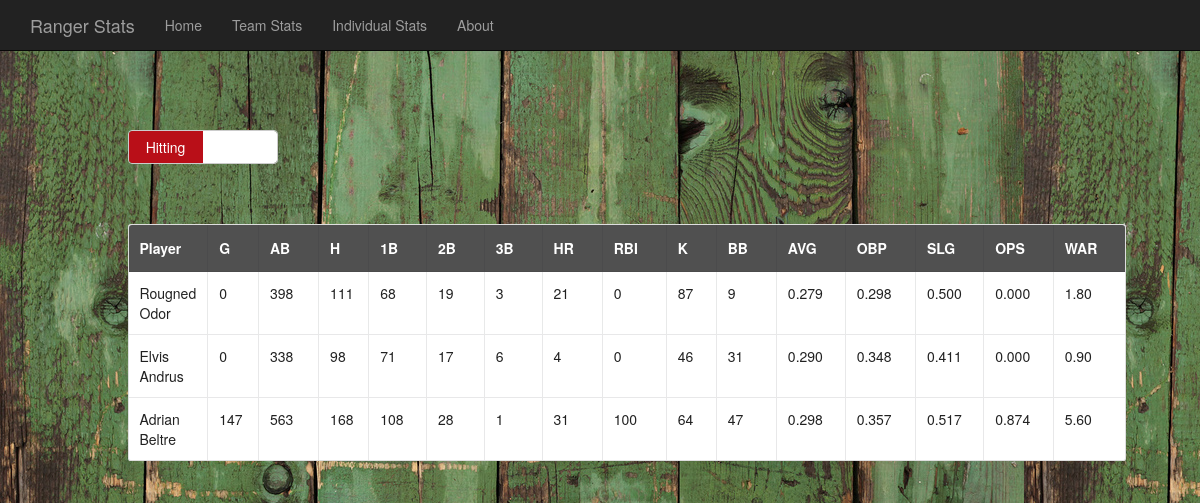
/rangerstats/teamstats/, run on the app's committed database.
### rangerstats/models.py (models this page shows, shortened)
class Player(models.Model):
	first_name = models.CharField(max_length = 30)
	last_name = models.CharField(max_length = 30)
	position = models.CharField(max_length = 15)
	bat = models.CharField(max_length = 10)
	throw = models.CharField(max_length = 15)
	height = models.CharField(max_length = 10)
	weight = models.IntegerField()
	age = models.IntegerField()
	team = models.CharField(max_length = 40)

class Hitter_Season_Stats(models.Model):
	player = models.ForeignKey(Player)
	g = models.IntegerField()
	pa = models.IntegerField()
	ab = models.IntegerField()
	avg = models.FloatField()
	h = models.IntegerField()
	single = models.IntegerField()
	double = models.IntegerField()
	triple = models.IntegerField()
	hr = models.IntegerField()
	rbi = models.IntegerField()
	bb = models.IntegerField()
	k = models.IntegerField()
	hbp = models.IntegerField()
	sf = models.IntegerField()
	slg = models.FloatField()
	obp = models.FloatField()
	ops = models.FloatField()
	war = models.FloatField()

### rangerstats/views.py (the view)
# urls.py: url(r'teamstats/', views.teamstats, name='teamstats'),
def teamstats(request):
	hitter_stats_dict = {}
	hitters = models.Player.objects.all().exclude(position='P')
	for hitter in hitters:
		hitter_stats = models.Hitter_Season_Stats.objects.get(player=hitter)
		hitter_stats_dict[hitter] = hitter_stats
	pitcher_stats_dict = {}
	pitchers = models.Player.objects.filter(position='P')
	for pitcher in pitchers:
		pitcher_stats = models.Pitcher_Season_Stats.objects.get(player=pitcher)
		pitcher_stats_dict[pitcher] = pitcher_stats
	context = {'hitter_stats_dict' : hitter_stats_dict,
				'pitcher_stats_dict' : pitcher_stats_dict }
	return render(request, 'rangerstats/teamstats.html', context)

### rangerstats/templates/rangerstats/teamstats.html (shortened to what this page needs)
{% extends "rangerstats/main-template.html" %}
{% load static %}
{% block content %}
<link href="{% static "rangerstats/bootstrap-switch.min.css" %}" type="text/css" rel="stylesheet"></link>
<
<div class="row">
   <div class="col-xs-1"></div>
   <div class="col-xs-10 table-container">
   <table class="ui celled table hitter-table">
      <thead>
         <tr>
            <th class="hitter-th-no-sort">Player</th>
            <th class="hitter-th">G<small class="sort-hitter"></small></th>
            <th class="hitter-th">AB<small class="sort-hitter"></small></th>
            <th class="hitter-th">H<small class="sort-hitter"></small></th>
            <th class="hitter-th">1B<small class="sort-hitter"></small></th>
            <th class="hitter-th">2B<small class="sort-hitter"></small></th>
            <th class="hitter-th">3B<small class="sort-hitter"></small></th>
            <th class="hitter-th">HR<small class="sort-hitter"></small></th>
            <th class="hitter-th">RBI<small class="sort-hitter"></small></th>
            <th class="hitter-th">K<small class="sort-hitter"></small></th>
            <th class="hitter-th">BB<small class="sort-hitter"></small></th>
            <th class="hitter-th">AVG<small class="sort-hitter"></small></th>
            <th class="hitter-th">OBP<small class="sort-hitter"></small></th>
            <th class="hitter-th">SLG<small class="sort-hitter"></small></th>
            <th class="hitter-th">OPS<small class="sort-hitter"></small></th>
            <th class="hitter-th">WAR<small class="sort-hitter"></small></th>
         </tr>
      </thead>
      <tbody>
         {% for hitter, hitter_stats in hitter_stats_dict.items %}
            <tr class="hitter-tr">
               <td class="hitter name">{{ hitter.first_name }} {{hitter.last_name}}</td>
               <td class="hitter g">{{ hitter_stats.g }}</td>
               <td class="hitter ab">{{ hitter_stats.ab }}</td>
               <td class="hitter h">{{ hitter_stats.h }}</td>
               <td class="hitter 1b">{{ hitter_stats.single }}</td>
               <td class="hitter 2b">{{ hitter_stats.double }}</td>
               <td class="hitter 3b">{{ hitter_stats.triple }}</td>
               <td class="hitter hr">{{ hitter_stats.hr }}</td>
               <td class="hitter rbi">{{ hitter_stats.rbi }}</td>
               <td class="hitter k">{{ hitter_stats.k }}</td>
               <td class="hitter bb">{{ hitter_stats.bb }}</td>
               <td class="hitter avg">{{ hitter_stats.avg|floatformat:3 }}</td>
               <td class="hitter obp">{{ hitter_stats.obp|floatformat:3 }}</td>
               <td class="hitter slg">{{ hitter_stats.slg|floatformat:3 }}</td>
               <td class="hitter ops">{{ hitter_stats.ops|floatformat:3 }}</td>
               <td class="hitter war">{{ hitter_stats.war|floatformat:2 }}</td>
            </tr>
         {% endfor %}
      </tbody>
   </table>
   </div>
   <div class="col-xs-1"></div>
</div>
{% endblock %}

### rangerstats/static/rangerstats/site.css (style rules this page uses)
html { position: relative; min-height: 100%; }
body { padding-top: 70px; }
.player-body { background-image: url(assets/green-wood.jpg); background-repeat: repeat; }
.table-container { margin-top: 40px; }
.hitter-table { margin-top: 60px !important; }
.hitter-th, .pitcher-th { white-space: pre; cursor: pointer !important; background-color: rgb(80, 80, 80) !important; color:white !important; }
.hitter-th-no-sort, .pitcher-th-no-sort { background-color: rgb(80, 80, 80) !important; color:white !important; }

### data on the page
Player: first_name "Rougned", last_name "Odor", g "0", ab "398", h "111", single "68", double "19", triple "3", hr "21", rbi "0", k "87", bb "9", avg "0.279", obp "0.298", slg "0.500", ops "0.000", war "1.80"
Player: first_name "Elvis", last_name "Andrus", g "0", ab "338", h "98", single "71", double "17", triple "6", hr "4", rbi "0", k "46", bb "31", avg "0.290", obp "0.348", slg "0.411", ops "0.000", war "0.90"
Player: first_name "Adrian", last_name "Beltre", g "147", ab "563", h "168", single "108", double "28", triple "1", hr "31", rbi "100", k "64", bb "47", avg "0.298", obp "0.357", slg "0.517", ops "0.874", war "5.60"
